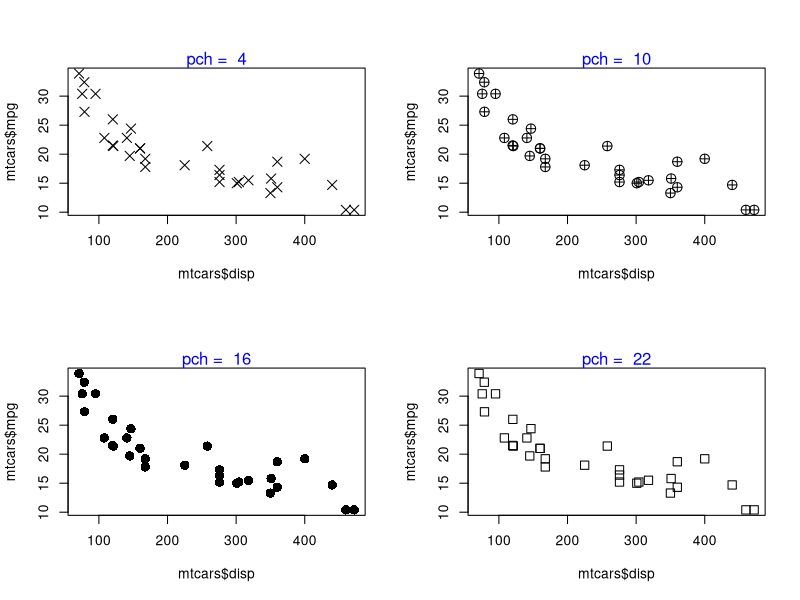
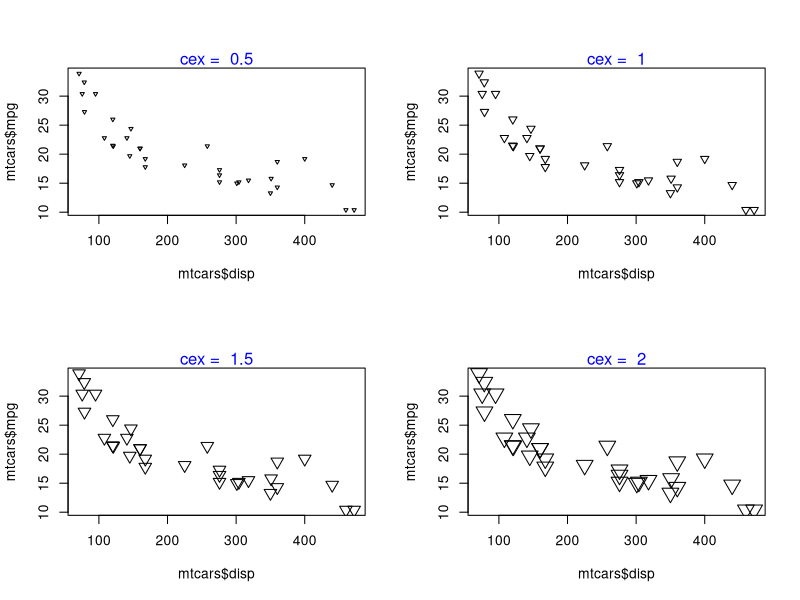

Write the R code that produced these figures, in order.
## ---- chunk 1
init <- par(no.readonly = TRUE)
par(mfrow = c(2, 2))
values <- c(4, 10, 16, 22)
for (i in values) {
    plot(mtcars$disp, mtcars$mpg, pch = i, cex = 1.5)
    mtext(paste("pch = ", i), side = 3, col = "blue")
}
par(init)
## ---- chunk 2
# different point sizes
init <- par(no.readonly = TRUE)
par(mfrow = c(2, 2))
values <- c(0.5, 1, 1.5, 2)
for (i in values) {
    plot(mtcars$disp, mtcars$mpg, pch = 6, cex = i)
    mtext(paste("cex = ", i), side = 3, col = "blue")
}
par(init)
